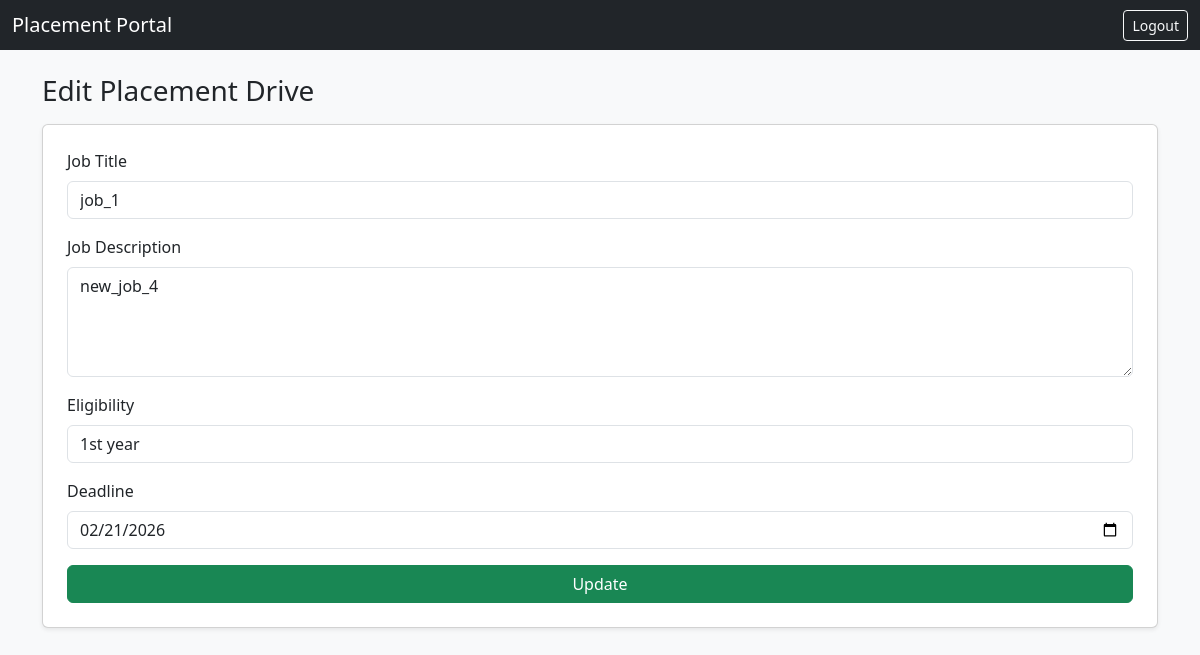
/company/drives/edit/1 (signed in), run on the app's committed database.
### dp.py (models this page shows)
class PlacementDrive(db.Model):
    __tablename__ = "placement_drives"
    id = db.Column(db.Integer, primary_key=True)
    company_id = db.Column(
        db.Integer, db.ForeignKey("companies.id"), nullable=False
    )
    job_title = db.Column(db.String(150), nullable=False)
    job_description = db.Column(db.String(2000))
    eligibility = db.Column(db.String(2000))
    deadline = db.Column(db.Date)
    status = db.Column(db.String(20), default="Pending")
    company = db.relationship("Company", backref="drives")
    applications = db.relationship("Application", backref="drive", cascade="all, delete" )

### app.py (the view, shortened to what this page needs)
@app.route("/company/drives/edit/<int:drive_id>", methods=["GET", "POST"])
@login_required
def edit_drive(drive_id):
    if current_user.role != "company":
        abort(403)
    drive = PlacementDrive.query.get(drive_id)
    company = Company.query.filter_by(user_id=current_user.id).first()
    if drive.company_id != company.id:
        abort(403)
    return render_template("drive_edit.html", drive=drive)

### app.py (called while the page is built)
@login_manager.user_loader
def load_user(user_id):
    return User.query.get(int(user_id))

### templates/drive_edit.html (shortened to what this page needs)
{% extends "index.html" %}
{% block content %}
<h3 class="mb-3">Edit Placement Drive</h3>
<form method="POST" class="card p-4 shadow-sm">
    <div class="mb-3">
        <label class="form-label">Job Title</label>
        <input type="text"
               name="job_title"
               value="{{ drive.job_title }}"
               class="form-control"
               required>
    </div>
    <div class="mb-3">
        <label class="form-label">Job Description</label>
        <textarea name="job_description"
                  class="form-control"
                  rows="4">{{ drive.job_description }}</textarea>
    </div>
    <div class="mb-3">
        <label class="form-label">Eligibility</label>
        <input type="text"
               name="eligibility"
               value="{{ drive.eligibility }}"
               class="form-control">
    </div>
    <div class="mb-3">
        <label class="form-label">Deadline</label>
        <input type="date"
               name="deadline"
               value="{{ drive.deadline }}"
               class="form-control">
    </div>
    <button class="btn btn-success">
        Update
    </button>
</form>
{% endblock %}

### data on the page
PlacementDrive: job_title "job_1", job_description "new_job_4", eligibility "1st year", deadline "02/21/2026"
